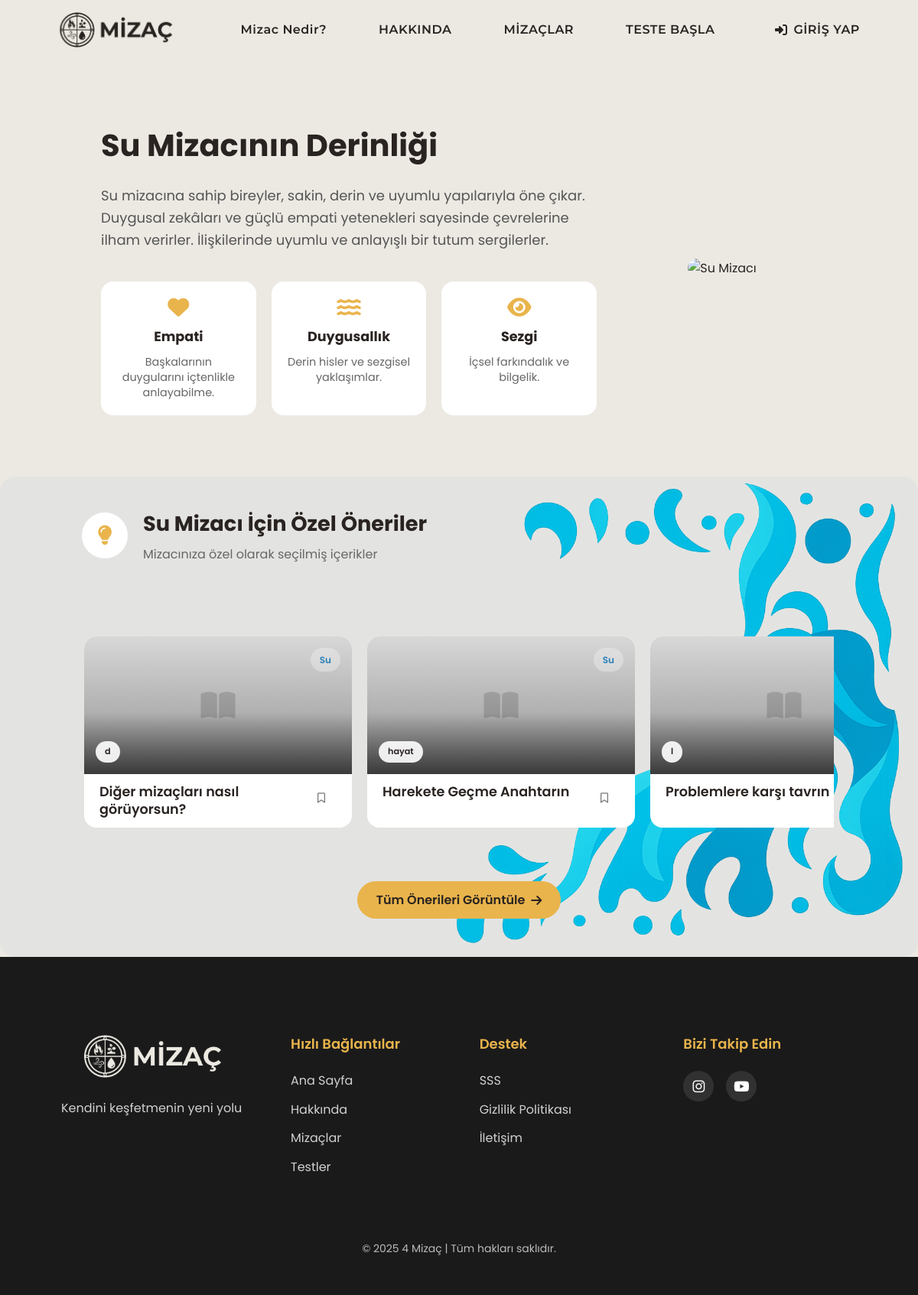
The app's page /temperaments/water_more/ with its own data.
### profiles/models.py (models this page shows, shortened)
class RecommendedContent(models.Model):
    ELEMENT_CHOICES = [
        ('Ateş', 'Ateş'),
        ('Hava', 'Hava'),
        ('Su', 'Su'),
        ('Toprak', 'Toprak'),
    ]
    title = models.CharField(max_length=200, verbose_name="Başlık")
    short_description = models.TextField(verbose_name="Kısa Açıklama")
    content = models.TextField(verbose_name="İçerik")
    image = models.ImageField(upload_to='content_images/', blank=True, null=True, verbose_name="Görsel")
    category = models.ForeignKey(ContentCategory, on_delete=models.CASCADE, related_name="contents", verbose_name="Kategori")
    related_element_name = models.CharField(
        max_length=50,
        verbose_name="İlgili Mizaç Elementi",
        choices=ELEMENT_CHOICES,
        help_text="Ateş, Hava, Su veya Toprak değerlerinden birini seçin"
    )
    is_active = models.BooleanField(default=True, verbose_name="Aktif mi?")
    created_at = models.DateTimeField(auto_now_add=True, verbose_name="Oluşturulma Tarihi")
    updated_at = models.DateTimeField(auto_now=True, verbose_name="Güncellenme Tarihi")
    order = models.PositiveIntegerField(default=0, verbose_name="Sıralama")
    class Meta:
        verbose_name = "Önerilen İçerik"
        verbose_name_plural = "Önerilen İçerikler"
        ordering = ['order', '-created_at']

class ContentCategory(models.Model):
    name = models.CharField(max_length=100, verbose_name="Kategori Adı")
    description = models.TextField(blank=True, null=True, verbose_name="Açıklama")
    class Meta:
        verbose_name = "İçerik Kategorisi"
        verbose_name_plural = "İçerik Kategorileri"

### temperaments/views.py (the view, shortened to what this page needs)
# urls.py: path('water_more/', views.water_more, name='water_more'),
def water_more(request):
    element_suggestions = RecommendedContent.objects.filter(
        related_element_name='Su',
        is_active=True
    ).annotate(
        like_count=Count('user_interactions', filter=Q(user_interactions__liked=True))
    ).order_by('order', '-created_at')[:3]
    context = {
        'element_name': 'Su',
        'element_suggestions': element_suggestions,
    }
    if request.user.is_authenticated:
        test_result = TestResult.objects.filter(user=request.user).order_by('-date_taken').first()
        if test_result:
            is_users_element = test_result.dominant_element.name == "Su"
            context.update({
                'is_users_element': is_users_element,
                'has_test_result': True,
                'dominant_element': test_result.dominant_element
            })
        else:
            context.update({
                'has_test_result': False
            })
    else:
        context.update({
            'has_test_result': False
        })
    return render(request, 'temperaments/water_more.html', context)

### templates/temperaments/water_more.html (shortened to what this page needs)
{% extends 'base.html' %}
{% load static %}
{% block extra_css %}
<link rel="stylesheet" href="{% static 'css/temperaments.css' %}">
<link rel="stylesheet" href="{% static 'css/profiles.css' %}">
{% endblock %}
{% block content %}
<section class="water-personality">
  <div class="container">
    <div class="water-personality-container">
      <div class="water-personality-text">
        <h1 class="temperament-title">Su Mizacının Derinliği</h1>
        <p class="water-personality-desc">
          Su mizacına sahip bireyler, sakin, derin ve uyumlu yapılarıyla öne çıkar. Duygusal zekâları ve güçlü empati yetenekleri sayesinde çevrelerine ilham verirler. İlişkilerinde uyumlu ve anlayışlı bir tutum sergilerler.
        </p>
        <div class="water-personality-cards">
          <div class="water-personality-card">
            <i class="fas fa-heart"></i>
            <h3>Empati</h3>
            <p>Başkalarının duygularını içtenlikle anlayabilme.</p>
          </div>
          <div class="water-personality-card">
            <i class="fas fa-water"></i>
            <h3>Duygusallık</h3>
            <p>Derin hisler ve sezgisel yaklaşımlar.</p>
          </div>
          <div class="water-personality-card">
            <i class="fas fa-eye"></i>
            <h3>Sezgi</h3>
            <p>İçsel farkındalık ve bilgelik.</p>
          </div>
        </div>
      </div>
      <div class="water-personality-image">
        <img src="{% static 'images/water-newicon.png' %}" alt="Su Mizacı">
      </div>
    </div>
</section>
<div class="premium-content-section element-section su">
  <div class="premium-content-background">
    <div class="premium-content-container">
      <div class="container">
        <div class="premium-section-title">
          <i class="fas fa-lightbulb"></i>
          <div class="section-title-content">
            <h2>{{ element_name }} Mizacı İçin Özel Öneriler</h2>
            <p>Mizacınıza özel olarak seçilmiş içerikler</p>
          </div>
        </div>
      </div>
      <div class="content-slider-wrapper">
        {% if element_suggestions %}
          <div class="content-slider-container">
            <div class="content-slider improved-slider" id="contentSlider">
              {% for content in element_suggestions %}
                <div class="premium-card" data-content-id="{{ content.id }}" data-category="{{ content.category.id }}">
                  <div class="premium-card-inner">
                    {% if content.image %}
                      <div class="premium-card-image" style="background-image: url('{{ content.image.url }}')">
                        <div class="content-element su">{{ element_name }}</div>
                        <div class="content-category">{{ content.category.name }}</div>
                      </div>
                    {% else %}
                      <div class="premium-card-image placeholder-image">
                        <i class="fas fa-book-open"></i>
                        <div class="content-element su">{{ element_name }}</div>
                        <div class="content-category">{{ content.category.name }}</div>
                      </div>
                    {% endif %}
                    <div class="content-header">
                      <h3 class="content-title">{{ content.title }}</h3>
                      <button class="save-button-header {% if content.is_saved %}saved{% endif %}"
                              data-content-id="{{ content.id }}"
                              title="{% if content.is_saved %}Kaydedildi{% else %}Kaydet{% endif %}">
                        <i class="{% if content.is_saved %}fas{% else %}far{% endif %} fa-bookmark"></i>
                      </button>
                    </div>
                  </div>
                </div>
              {% endfor %}
            </div>
          </div>
        {% endif %}
      </div>
      <div class="container">
        <div class="suggestions-more">
          <a href="{% url 'my_suggestions' %}" class="more-link">
            Tüm Önerileri Görüntüle <i class="fas fa-arrow-right"></i>
          </a>
        </div>
      </div>
    </div>
  </div>
</div>
{% endblock %}

### static/css/base.css (style rules this page uses)
*, *:before, *:after, *:focus, *:active, *:hover { outline: none !important; -webkit-tap-highlight-color: transparent !important; -webkit-touch-callout: none !important; }
* { -webkit-tap-highlight-color: rgba(0,0,0,0) !important; -webkit-tap-highlight-color: transparent !important; -webkit-focus-ring-color: transparent !important; -webkit-appearance: none !important; -moz-appearance: none !important; appearance: none !important; }
button, input[type="button"], input[type="submit"], input[type="reset"], a, .btn, .button, [role="button"] { outline: none !important; border: none !important; -webkit-tap-highlight-color: transparent !important; -webkit-touch-callout: none !important; -webkit-appearance: none !important; -moz-appearance: none !important; appearance: none !important; }
a, a:link, a:visited, a:hover, a:active, a:focus { outline: none !important; text-decoration: none !important; -webkit-tap-highlight-color: transparent !important; -webkit-touch-callout: none !important; }
html { scrollbar-width: none !important; }
body { overscroll-behavior: none !important; overscroll-behavior-y: none !important; }
html, body { -webkit-overflow-scrolling: touch !important; overflow-scrolling: touch !important; }
img, a, button, [role="button"] { -webkit-touch-callout: none !important; pointer-events: auto !important; }
img, svg, canvas { -webkit-user-drag: none !important; -khtml-user-drag: none !important; -moz-user-drag: none !important; -o-user-drag: none !important; user-drag: none !important; }
button, a, input, textarea, select, [role="button"], [onclick], .btn, .clickable { pointer-events: auto !important; }
*::placeholder { color: inherit !important; opacity: 1 !important; }
* { margin: 0; padding: 0; box-sizing: border-box; }
:root { --primary-color: #292321; --secondary-color: #ece9e3; --accent-color: #e9b44c; --text-color: #292321; --light-text: #fafafa; --dark-bg: #1a1a1a; --border-radius: 16px; --card-radius: 20px; --box-shadow: 0 10px 30px rgba(0, 0, 0, 0.07); --card-shadow: 0 15px 35px rgba(0, 0, 0, 0.08); --transition: all 0.3s cubic-bezier(0.25, 0.8, 0.25, 1); }
body { font-family: 'Poppins', sans-serif; background-color: var(--secondary-color); color: var(--text-color); max-width: 100vw; overflow-x: hidden; line-height: 1.6; }
html, body { height: 100%; }
.container { width: 90%; max-width: 1200px; margin: 0 auto; padding: 20px; }
.su { background-color: rgba(62, 142, 208, 0.05); border-left: 4px solid #3e8ed0; }
.appear { opacity: 1 !important; transform: translateY(0) !important; }

### records on screen
RecommendedContent: related_element_name "Su", category.name "d", title "Diğer mizaçları nasıl görüyorsun?"
RecommendedContent: related_element_name "Su", category.name "hayat", title "Harekete Geçme Anahtarın"
RecommendedContent: category.name "l", title "Problemlere karşı tavrın"

### other values on screen
{{ element_name }} "Su"
